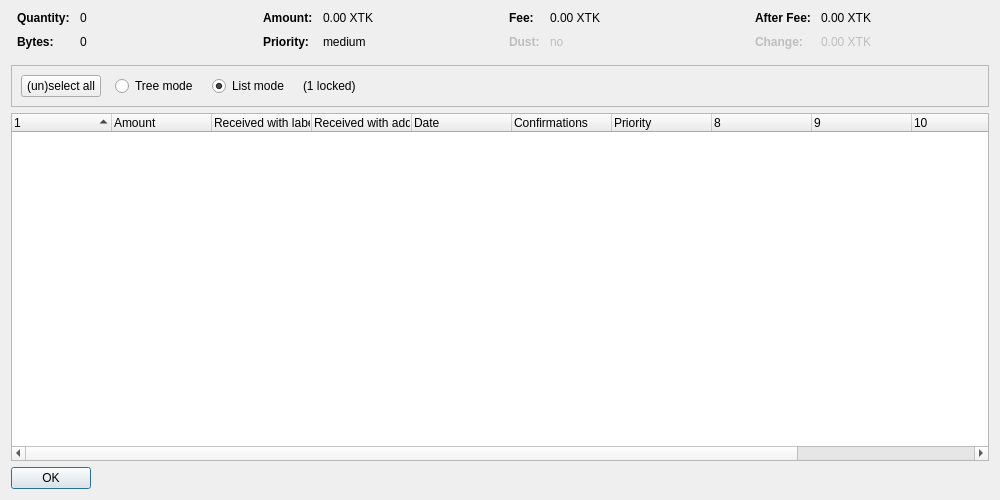
<?xml version="1.0" encoding="UTF-8"?>
<ui version="4.0">
 <class>CoinControlDialog</class>
 <widget class="QDialog" name="CoinControlDialog">
  <property name="geometry">
   <rect>
    <x>0</x>
    <y>0</y>
    <width>1000</width>
    <height>500</height>
   </rect>
  </property>
  <property name="windowTitle">
   <string>Coin Selection</string>
  </property>
  <layout class="QVBoxLayout" name="verticalLayout">
   <item>
    <layout class="QHBoxLayout" name="horizontalLayoutTop" stretch="0,0,0,0">
     <property name="topMargin">
      <number>0</number>
     </property>
     <property name="bottomMargin">
      <number>10</number>
     </property>
     <item>
      <layout class="QFormLayout" name="formLayoutCoinControl1">
       <property name="horizontalSpacing">
        <number>10</number>
       </property>
       <property name="verticalSpacing">
        <number>10</number>
       </property>
       <property name="leftMargin">
        <number>6</number>
       </property>
       <property name="rightMargin">
        <number>6</number>
       </property>
       <item row="0" column="0">
        <widget class="QLabel" name="labelCoinControlQuantityText">
         <property name="font">
          <font>
           <weight>75</weight>
           <bold>true</bold>
          </font>
         </property>
         <property name="text">
          <string>Quantity:</string>
         </property>
        </widget>
       </item>
       <item row="0" column="1">
        <widget class="QLabel" name="labelCoinControlQuantity">
         <property name="cursor">
          <cursorShape>IBeamCursor</cursorShape>
         </property>
         <property name="contextMenuPolicy">
          <enum>Qt::ActionsContextMenu</enum>
         </property>
         <property name="text">
          <string notr="true">0</string>
         </property>
         <property name="textInteractionFlags">
          <set>Qt::LinksAccessibleByMouse|Qt::TextSelectableByKeyboard|Qt::TextSelectableByMouse</set>
         </property>
        </widget>
       </item>
       <item row="1" column="0">
        <widget class="QLabel" name="labelCoinControlBytesText">
         <property name="font">
          <font>
           <weight>75</weight>
           <bold>true</bold>
          </font>
         </property>
         <property name="text">
          <string>Bytes:</string>
         </property>
        </widget>
       </item>
       <item row="1" column="1">
        <widget class="QLabel" name="labelCoinControlBytes">
         <property name="cursor">
          <cursorShape>IBeamCursor</cursorShape>
         </property>
         <property name="contextMenuPolicy">
          <enum>Qt::ActionsContextMenu</enum>
         </property>
         <property name="text">
          <string notr="true">0</string>
         </property>
         <property name="textInteractionFlags">
          <set>Qt::LinksAccessibleByMouse|Qt::TextSelectableByKeyboard|Qt::TextSelectableByMouse</set>
         </property>
        </widget>
       </item>
      </layout>
     </item>
     <item>
      <layout class="QFormLayout" name="formLayoutCoinControl2">
       <property name="horizontalSpacing">
        <number>10</number>
       </property>
       <property name="verticalSpacing">
        <number>10</number>
       </property>
       <property name="leftMargin">
        <number>6</number>
       </property>
       <property name="rightMargin">
        <number>6</number>
       </property>
       <item row="0" column="0">
        <widget class="QLabel" name="labelCoinControlAmountText">
         <property name="font">
          <font>
           <weight>75</weight>
           <bold>true</bold>
          </font>
         </property>
         <property name="text">
          <string>Amount:</string>
         </property>
        </widget>
       </item>
       <item row="0" column="1">
        <widget class="QLabel" name="labelCoinControlAmount">
         <property name="cursor">
          <cursorShape>IBeamCursor</cursorShape>
         </property>
         <property name="contextMenuPolicy">
          <enum>Qt::ActionsContextMenu</enum>
         </property>
         <property name="text">
          <string notr="true">0.00 XTK</string>
         </property>
         <property name="textInteractionFlags">
          <set>Qt::LinksAccessibleByMouse|Qt::TextSelectableByKeyboard|Qt::TextSelectableByMouse</set>
         </property>
        </widget>
       </item>
       <item row="1" column="0">
        <widget class="QLabel" name="labelCoinControlPriorityText">
         <property name="font">
          <font>
           <weight>75</weight>
           <bold>true</bold>
          </font>
         </property>
         <property name="text">
          <string>Priority:</string>
         </property>
        </widget>
       </item>
       <item row="1" column="1">
        <widget class="QLabel" name="labelCoinControlPriority">
         <property name="cursor">
          <cursorShape>IBeamCursor</cursorShape>
         </property>
         <property name="contextMenuPolicy">
          <enum>Qt::ActionsContextMenu</enum>
         </property>
         <property name="text">
          <string notr="true">medium</string>
         </property>
         <property name="textInteractionFlags">
          <set>Qt::LinksAccessibleByMouse|Qt::TextSelectableByKeyboard|Qt::TextSelectableByMouse</set>
         </property>
        </widget>
       </item>
      </layout>
     </item>
     <item>
      <layout class="QFormLayout" name="formLayoutCoinControl3">
       <property name="horizontalSpacing">
        <number>10</number>
       </property>
       <property name="verticalSpacing">
        <number>10</number>
       </property>
       <property name="leftMargin">
        <number>6</number>
       </property>
       <property name="rightMargin">
        <number>6</number>
       </property>
       <item row="0" column="0">
        <widget class="QLabel" name="labelCoinControlFeeText">
         <property name="font">
          <font>
           <weight>75</weight>
           <bold>true</bold>
          </font>
         </property>
         <property name="text">
          <string>Fee:</string>
         </property>
        </widget>
       </item>
       <item row="0" column="1">
        <widget class="QLabel" name="labelCoinControlFee">
         <property name="cursor">
          <cursorShape>IBeamCursor</cursorShape>
         </property>
         <property name="contextMenuPolicy">
          <enum>Qt::ActionsContextMenu</enum>
         </property>
         <property name="text">
          <string notr="true">0.00 XTK</string>
         </property>
         <property name="textInteractionFlags">
          <set>Qt::LinksAccessibleByMouse|Qt::TextSelectableByKeyboard|Qt::TextSelectableByMouse</set>
         </property>
        </widget>
       </item>
       <item row="1" column="0">
        <widget class="QLabel" name="labelCoinControlLowOutputText">
         <property name="enabled">
          <bool>false</bool>
         </property>
         <property name="font">
          <font>
           <weight>75</weight>
           <bold>true</bold>
          </font>
         </property>
         <property name="text">
          <string>Dust:</string>
         </property>
        </widget>
       </item>
       <item row="1" column="1">
        <widget class="QLabel" name="labelCoinControlLowOutput">
         <property name="enabled">
          <bool>false</bool>
         </property>
         <property name="cursor">
          <cursorShape>IBeamCursor</cursorShape>
         </property>
         <property name="contextMenuPolicy">
          <enum>Qt::ActionsContextMenu</enum>
         </property>
         <property name="text">
          <string notr="true">no</string>
         </property>
         <property name="textInteractionFlags">
          <set>Qt::LinksAccessibleByMouse|Qt::TextSelectableByKeyboard|Qt::TextSelectableByMouse</set>
         </property>
        </widget>
       </item>
      </layout>
     </item>
     <item>
      <layout class="QFormLayout" name="formLayoutCoinControl4">
       <property name="horizontalSpacing">
        <number>10</number>
       </property>
       <property name="verticalSpacing">
        <number>10</number>
       </property>
       <property name="leftMargin">
        <number>6</number>
       </property>
       <property name="rightMargin">
        <number>6</number>
       </property>
       <item row="0" column="0">
        <widget class="QLabel" name="labelCoinControlAfterFeeText">
         <property name="font">
          <font>
           <weight>75</weight>
           <bold>true</bold>
          </font>
         </property>
         <property name="text">
          <string>After Fee:</string>
         </property>
        </widget>
       </item>
       <item row="0" column="1">
        <widget class="QLabel" name="labelCoinControlAfterFee">
         <property name="cursor">
          <cursorShape>IBeamCursor</cursorShape>
         </property>
         <property name="contextMenuPolicy">
          <enum>Qt::ActionsContextMenu</enum>
         </property>
         <property name="text">
          <string notr="true">0.00 XTK</string>
         </property>
         <property name="textInteractionFlags">
          <set>Qt::LinksAccessibleByMouse|Qt::TextSelectableByKeyboard|Qt::TextSelectableByMouse</set>
         </property>
        </widget>
       </item>
       <item row="1" column="0">
        <widget class="QLabel" name="labelCoinControlChangeText">
         <property name="enabled">
          <bool>false</bool>
         </property>
         <property name="font">
          <font>
           <weight>75</weight>
           <bold>true</bold>
          </font>
         </property>
         <property name="text">
          <string>Change:</string>
         </property>
        </widget>
       </item>
       <item row="1" column="1">
        <widget class="QLabel" name="labelCoinControlChange">
         <property name="enabled">
          <bool>false</bool>
         </property>
         <property name="cursor">
          <cursorShape>IBeamCursor</cursorShape>
         </property>
         <property name="contextMenuPolicy">
          <enum>Qt::ActionsContextMenu</enum>
         </property>
         <property name="text">
          <string notr="true">0.00 XTK</string>
         </property>
         <property name="textInteractionFlags">
          <set>Qt::LinksAccessibleByMouse|Qt::TextSelectableByKeyboard|Qt::TextSelectableByMouse</set>
         </property>
        </widget>
       </item>
      </layout>
     </item>
    </layout>
   </item>
   <item>
    <widget class="QFrame" name="frame">
     <property name="minimumSize">
      <size>
       <width>0</width>
       <height>40</height>
      </size>
     </property>
     <property name="frameShape">
      <enum>QFrame::StyledPanel</enum>
     </property>
     <property name="frameShadow">
      <enum>QFrame::Sunken</enum>
     </property>
     <layout class="QHBoxLayout" name="horizontalLayout">
      <item>
       <layout class="QHBoxLayout" name="horizontalLayoutPanel" stretch="0,0,0,0,0">
        <property name="spacing">
         <number>14</number>
        </property>
        <item>
         <widget class="QPushButton" name="pushButtonSelectAll">
          <property name="sizePolicy">
           <sizepolicy hsizetype="Maximum" vsizetype="Fixed">
            <horstretch>0</horstretch>
            <verstretch>0</verstretch>
           </sizepolicy>
          </property>
          <property name="text">
           <string>(un)select all</string>
          </property>
          <property name="autoDefault">
           <bool>false</bool>
          </property>
         </widget>
        </item>
        <item>
         <widget class="QRadioButton" name="radioTreeMode">
          <property name="sizePolicy">
           <sizepolicy hsizetype="Maximum" vsizetype="Fixed">
            <horstretch>0</horstretch>
            <verstretch>0</verstretch>
           </sizepolicy>
          </property>
          <property name="text">
           <string>Tree mode</string>
          </property>
         </widget>
        </item>
        <item>
         <widget class="QRadioButton" name="radioListMode">
          <property name="sizePolicy">
           <sizepolicy hsizetype="Maximum" vsizetype="Fixed">
            <horstretch>0</horstretch>
            <verstretch>0</verstretch>
           </sizepolicy>
          </property>
          <property name="text">
           <string>List mode</string>
          </property>
          <property name="checked">
           <bool>true</bool>
          </property>
         </widget>
        </item>
        <item>
         <widget class="QLabel" name="labelLocked">
          <property name="text">
           <string notr="true">(1 locked)</string>
          </property>
         </widget>
        </item>
        <item>
         <spacer name="horizontalSpacer">
          <property name="orientation">
           <enum>Qt::Horizontal</enum>
          </property>
          <property name="sizeHint" stdset="0">
           <size>
            <width>40</width>
            <height>20</height>
           </size>
          </property>
         </spacer>
        </item>
       </layout>
      </item>
     </layout>
    </widget>
   </item>
   <item>
    <widget class="CoinControlTreeWidget" name="treeWidget">
     <property name="contextMenuPolicy">
      <enum>Qt::CustomContextMenu</enum>
     </property>
     <property name="sortingEnabled">
      <bool>false</bool>
     </property>
     <property name="columnCount">
      <number>12</number>
     </property>
     <attribute name="headerShowSortIndicator" stdset="0">
      <bool>true</bool>
     </attribute>
     <attribute name="headerStretchLastSection">
      <bool>false</bool>
     </attribute>
     <column>
      <property name="text">
       <string/>
      </property>
     </column>
     <column>
      <property name="text">
       <string>Amount</string>
      </property>
     </column>
     <column>
      <property name="text">
       <string>Received with label</string>
      </property>
     </column>
     <column>
      <property name="text">
       <string>Received with address</string>
      </property>
     </column>
     <column>
      <property name="text">
       <string>Date</string>
      </property>
     </column>
     <column>
      <property name="text">
       <string>Confirmations</string>
      </property>
      <property name="toolTip">
       <string>Confirmed</string>
      </property>
     </column>
     <column>
      <property name="text">
       <string>Priority</string>
      </property>
     </column>
     <column>
      <property name="text">
       <string/>
      </property>
     </column>
     <column>
      <property name="text">
       <string/>
      </property>
     </column>
     <column>
      <property name="text">
       <string/>
      </property>
     </column>
     <column>
      <property name="text">
       <string/>
      </property>
     </column>
     <column>
      <property name="text">
       <string/>
      </property>
     </column>
    </widget>
   </item>
   <item>
    <widget class="QDialogButtonBox" name="buttonBox">
     <property name="sizePolicy">
      <sizepolicy hsizetype="Maximum" vsizetype="Fixed">
       <horstretch>0</horstretch>
       <verstretch>0</verstretch>
      </sizepolicy>
     </property>
     <property name="orientation">
      <enum>Qt::Horizontal</enum>
     </property>
     <property name="standardButtons">
      <set>QDialogButtonBox::Ok</set>
     </property>
    </widget>
   </item>
  </layout>
 </widget>
 <customwidgets>
  <customwidget>
   <class>CoinControlTreeWidget</class>
   <extends>QTreeWidget</extends>
   <header>coincontroltreewidget.h</header>
  </customwidget>
 </customwidgets>
 <resources/>
 <connections/>
</ui>
